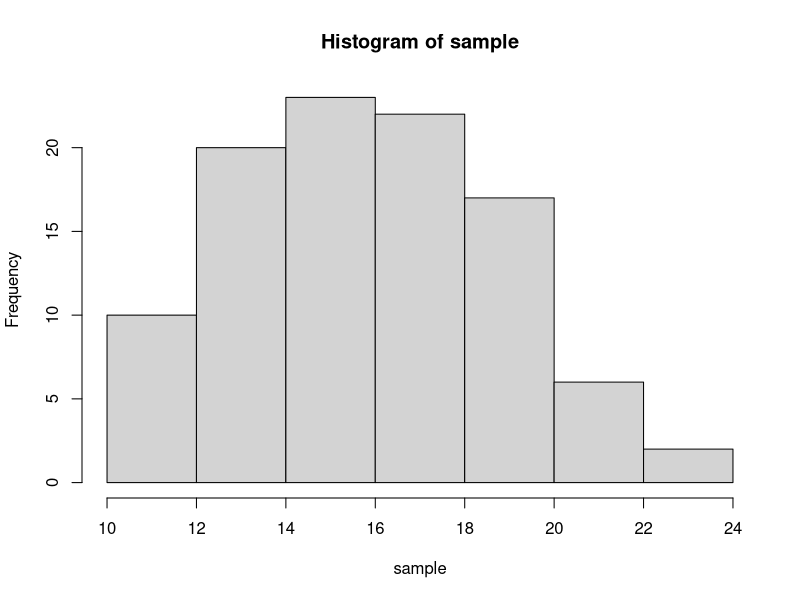
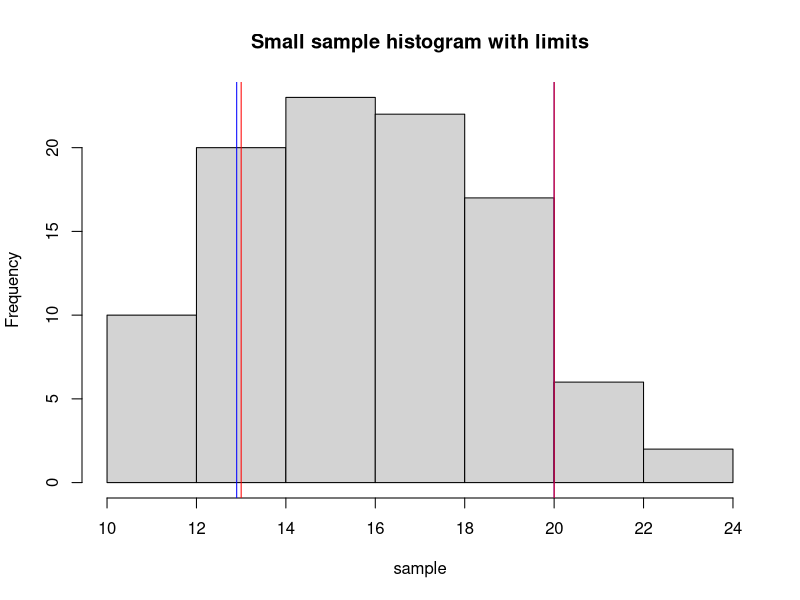

R code for these plots, in order: (Note: this script raises an error after producing the figures.)
## ---- chunk 1

sample <- rbinom(100, 32, 0.52)
hist(sample)


num.sll <- quantile(sample, 0.1)
num.sul <- quantile(sample, 0.9)

theory.sll <- qbinom(0.1, 32, 0.52)
theory.sul <- qbinom(0.9, 32, 0.52)


hist(sample, main = "Small sample histogram with limits")
abline(v = num.sul, col="blue")
abline(v=num.sll, col="blue")
abline(v = theory.sul, col="red")
abline(v=theory.sll, col="red")
abline(v= dead, col="red")

dead <- 24
above.dead <- sum(sample >= dead)


z.null <- rbinom(1e6, 32, 0.52)
hist(z.null)

num.zll <- quantile(z.null, 0.1)
num.zul <- quantile(z.null, 0.9)

theory.zll <- qbinom(0.1, 32, 0.52)
theory.zul <- qbinom(0.9, 32, 0.52)


hist(z.null, main = "z.null sample histogram with limits")
abline(v= num.zul, col="blue")
abline(v=num.zll, col="blue")
abline(v = theory.zul, col="red")
abline(v=theory.zll, col="red")
abline(v= dead, col="red")

dead <- 24
above.deadz <- sum(z.null >= dead)


## ---- chunk 2
#rounding error? 
probability <- 1 - pbinom(dead - 1, 1e6, 0.52)

## ---- chunk 3

log_likelihood <- function(theta, x, n) {
  sum(dbinom(x, n, theta, log = TRUE))
}

#theta null/ one from the question
theta_null <- 0.52

# theta hat from the question
theta_hat <- 0.75

#getting theta
theta_values <- seq(0.1, 0.9, length.out = 100)

#log like
log.likelihood.values <- sapply(theta_values, log_likelihood, z.null, 32)


#plot the above information
plot(theta_values, log.likelihood.values, type = "l", col = "blue", lwd = 2,
     main = "Log-Likelihood Plot", xlab = expression(theta), ylab = "Log-Likelihood")
abline(v = theta_hat, col = "red", lwd = 2, lty = 2)
abline(v = theta_null, col = "green", lwd = 2, lty = 2)
legend("topright", legend = c(expression(theta[hat]), expression(theta[null])),
       col = c("red", "green"), lty = 2, lwd = 2)



## ---- chunk 4
# Significance levels from the question
alpha_values <- c(0.05, 0.01, 0.001)

# Calculate critical values for chi-squared distribution with 1 degree of freedom for each alpha
critical_values <- sapply(alpha_values, function(alpha) qchisq(1 - alpha, df = 1))

# Print the critical values
names(critical_values) <- alpha_values
print(critical_values)

## ---- chunk 5

## Null first
# info given in the question
n <- 32
theta_null <- 0.52
theta_hat <- 0.75

# Calculate Fisher Information at theta_null
fisher_information_null <- n / (theta_null * (1 - theta_null))

# Calculate the variance of theta_hat using Fisher Information at theta_null
var_theta_hat_null <- 1 / fisher_information_null

# Calculate the Wald statistic
wald_statistic_null <- (theta_hat - theta_null)^2 / var_theta_hat_null

# Calculate the p-value
p_value_null <- 1 - pchisq(wald_statistic_null, df = 1)

# Print the results
cat("Using Fisher Information at theta_null (0.52):\n")
cat("Fisher Information:", fisher_information_null, "\n")
cat("Wald Statistic:", wald_statistic_null, "\n")
cat("p-value:", p_value_null, "\n")


## now to do theta hat / MLE

fisher_information_hat <- n / (theta_hat * (1 - theta_hat))

# Calculate the variance of theta_hat using Fisher Information at theta_hat
var_theta_hat_hat <- 1 / fisher_information_hat

# Calculate the Wald statistic
wald_statistic_hat <- (theta_hat - theta_null)^2 / var_theta_hat_hat

# Calculate the p-value
p_value_hat <- 1 - pchisq(wald_statistic_hat, df = 1)

# Print the results
cat("Using Fisher Information at theta_hat (0.75):\n")
cat("Fisher Information:", fisher_information_hat, "\n")
cat("Wald Statistic:", wald_statistic_hat, "\n")
cat("p-value:", p_value_hat, "\n")


## ---- chunk 6

## NUll first

# Calculate the Score statistic
score_statistic_null <- (theta_hat - theta_null) / sqrt(var_theta_hat_null)

# Calculate the p-value for the Score statistic
p_value_score_null <- 2 * (1 - pnorm(abs(score_statistic_null)))

## Theta hat

# Calculate the Score statistic
score_statistic_hat <- (theta_hat - theta_null) / sqrt(var_theta_hat_hat)

# Calculate the p-value for the Score statistic
p_value_score_hat <- 2 * (1 - pnorm(abs(score_statistic_hat)))

# Print the results
cat("Using Fisher Information at theta_null (0.52):\n")
cat("Score Statistic:", score_statistic_null, "\n")
cat("p-value:", p_value_score_null, "\n")
cat("Using Fisher Information at theta_hat (0.75):\n")
cat("Score Statistic:", score_statistic_hat, "\n")
cat("p-value:", p_value_score_hat, "\n")
## ---- chunk 7

#FIXME

log_likelihood_null <- sum(dbinom(sample, n, theta_null, log = TRUE))

# Calculate the log-likelihood under the alternative hypothesis
log_likelihood_hat <- sum(dbinom(sample, n, theta_hat, log = TRUE))

# Calculate the LRT statistic
lrt_statistic <- -2 * (log_likelihood_null - log_likelihood_hat)

# Calculate the p-value
p_value_lrt <- 1 - pchisq(lrt_statistic, df = 1)

# Print the results
cat("Log-Likelihood under null hypothesis:", log_likelihood_null, "\n")
cat("Log-Likelihood under alternative hypothesis:", log_likelihood_hat, "\n")
cat("LRT Statistic:", lrt_statistic, "\n")
cat("p-value:", p_value_lrt, "\n")


## ---- chunk 8

y <- c(3,4,3,5,9,2,2,9,4,8)

mice.null <- 4.5
mice.mle <- 5.2

# Calculate the standard error 
standard.error <- sqrt(mice.mle)

# Calculate the Wald statistic (Twald)
T_wald <- (mice.mle - mice.null) / standard.error

# Calculate the p-value associated with the Wald statistic
p_value <- 2 * (1 - pnorm(abs(T_wald)))

# Fishers Information
FI <- 10/mice.mle

# Output the results
T_wald
p_value
FI

## ---- chunk 9
# Calculate the score function using null
U_theta <- (sum(y) - length(y) * mice.null) / mice.null

# Fisher information from question above

# Calculate the score statistic (Tscore)
T_score <- U_theta / sqrt(FI)

# Calculate the p-value associated with the score statistic
p_value <- 2 * (1 - pnorm(abs(T_score)))

# Output the results
theta_hat
T_score
p_value
## ---- chunk 10

# Calculate the log-likelihood under the null hypothesis
log.like.mice.null <- sum(dpois(y, lambda = mice.null, log = TRUE))

# Calculate the log-likelihood under the alternative hypothesis
log.lice.mice.alt <- sum(dpois(y, lambda = mice.mle, log = TRUE))

# Calculate the likelihood ratio test statistic (TLR)
T_LR <- -2 * (log.like.mice.null - log.lice.mice.alt)

# Calculate the p-value associated with the likelihood ratio test statistic
p_value <- pchisq(T_LR, df = 1, lower.tail = FALSE)

# Output the results
theta_hat
T_LR
p_value

